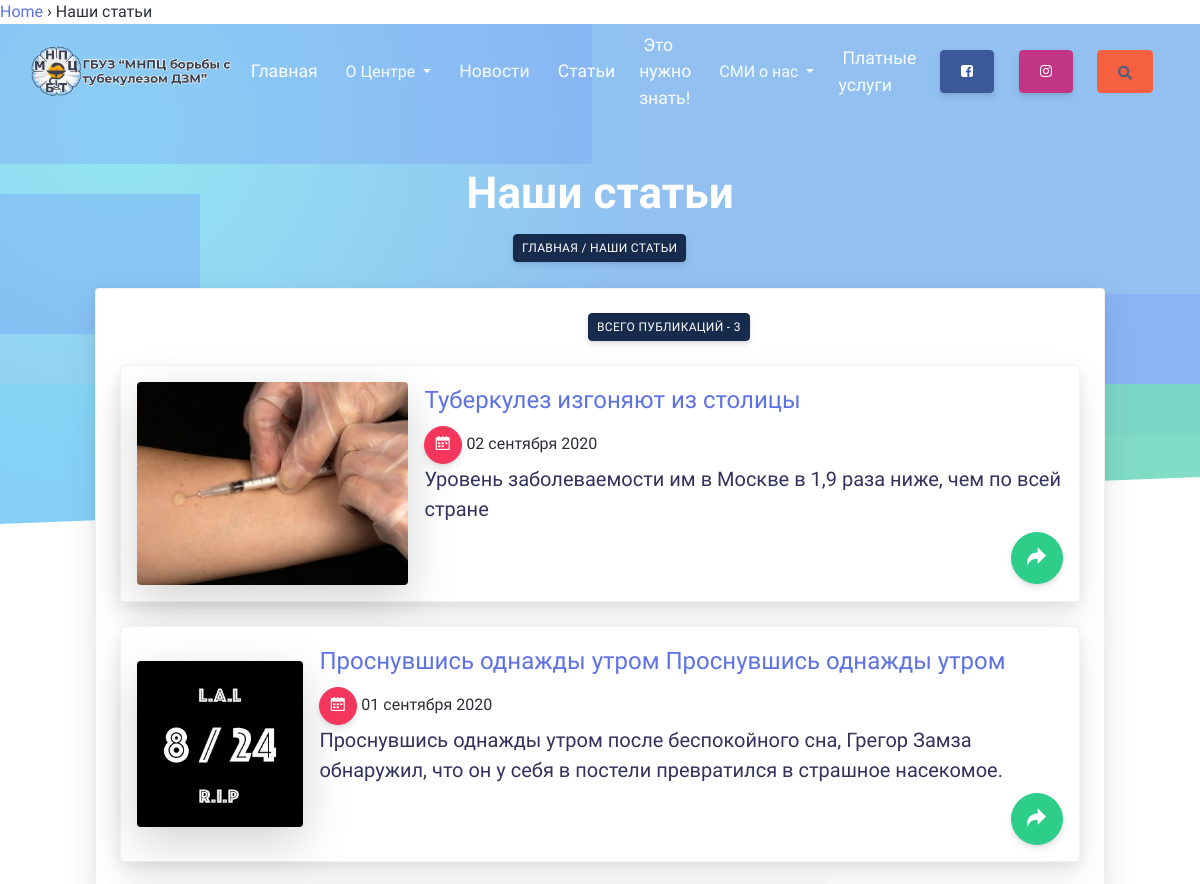
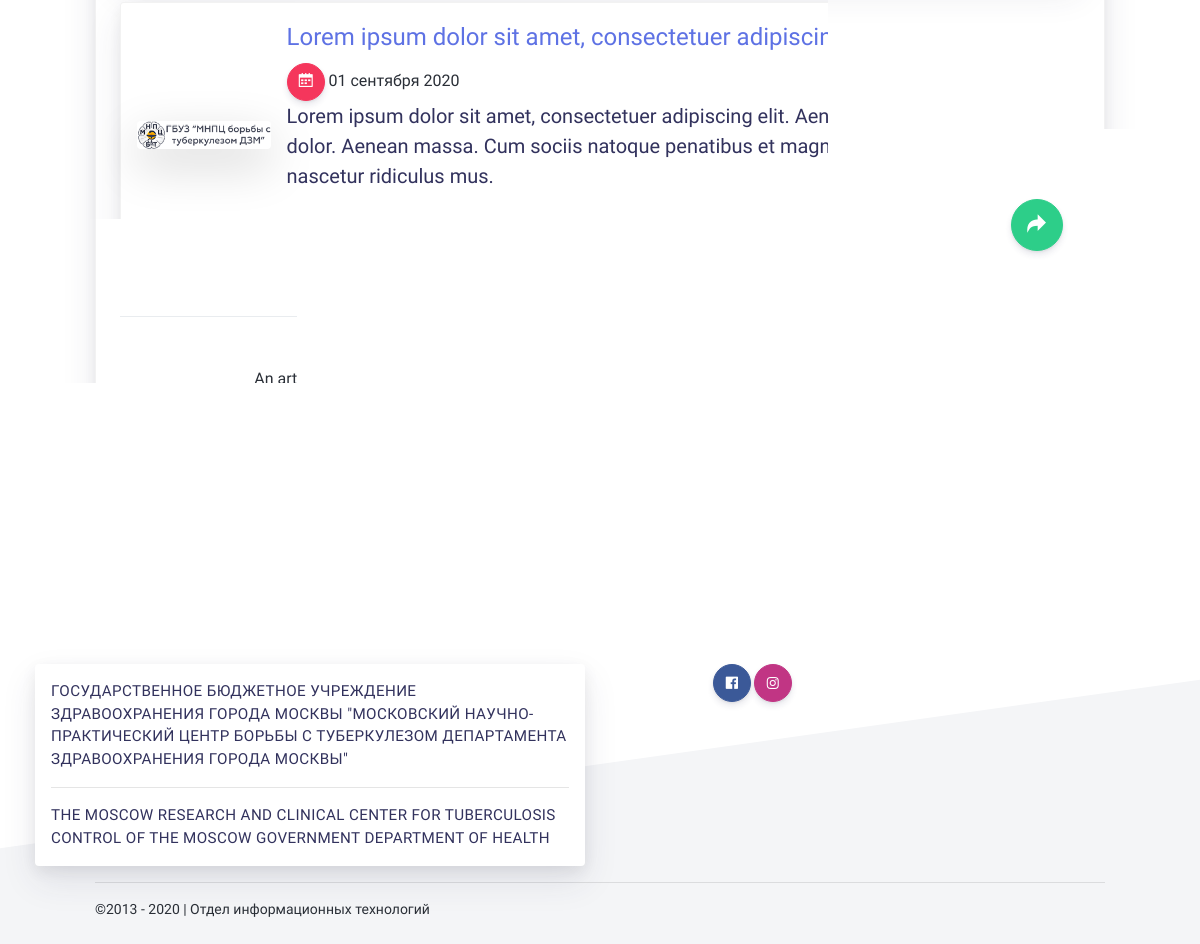
The app's page /articles/ with its own data (2 pictures, top to bottom).
### articles/models.py (models this page shows, shortened)
class GalleryPosts(models.Model):
    image = models.ImageField(upload_to='photos/%Y/%m/%d/', verbose_name='Фото', blank=True)
    product = models.ForeignKey(Posts, on_delete=models.CASCADE, related_name='images')
    in_the_title = models.BooleanField(default=False, verbose_name='Заголовок')

class Posts(models.Model):
    title = models.CharField(max_length=150, verbose_name='Наименование')
    anons = models.TextField(blank=True, verbose_name='Анонс')
    content = models.TextField(blank=True, verbose_name='Контент')
    created_at = models.DateTimeField(auto_now_add=True, verbose_name='Дата публикации')
    is_published = models.BooleanField(default=True, verbose_name='Опубликовать')
    def get_absolute_url(self):
        return reverse('view_articles', kwargs={"articles_id": self.pk})
    class Meta:
        verbose_name = 'Статья'
        verbose_name_plural = 'Статьи'
        ordering = ['-created_at']

### articles/views.py (the view)
def index(request):
    posts = Posts.objects.all()
    image = GalleryPosts.objects.filter(in_the_title=1)
    context = {
        'posts': posts,
        'image': image,
        'title': 'Наши статьи'
    }
    return render(request, 'articles/index.html', context=context)

### articles/templates/articles/index.html (shortened to what this page needs)
{% extends 'base.html' %}
{% block content %}
{% include 'inc/_headlist.html' %}
       <section class="section">
      <div class="container">
        <div class="card card-profile shadow mt--300">
          <div class="px-4">
            <div class="row justify-content-center">
              <div class="col-lg-4 order-lg-3 text-lg-right align-self-lg-center">
                <div class="card-profile-actions py-4 mt-lg-0">
                  <a href="#" class="btn btn-sm btn-default float-right">
                      Всего публикаций -
                      {% if posts %}
                          {{ posts|length }}
                      {% endif %}
                  </a>
                </div>
              </div>
            </div>
            <div>
              {% for i in posts %}
                   <div class="card shadow card-lift--hover posts-blk mt-4 p-3">
                        <div class="d-md-flex">
                            <div class="img-title d-md-flex align-items-center justify-content-center">
                                {% for j in image %}
                                    {% if j.product_id == i.id %}
                                      <img alt="" src="{{ j.image.url }}" class="img-fluid rounded shadow-lg" width="300px">
                                    {% endif %}
                                {% endfor %}
                            </div>
                            <div class="ml-3">
                                <h4 class="text-primary">{{ i.title }}</h4>
                                <div class="date">
                                    <button class="btn btn-danger btn-icon-only rounded-circle" type="button">
                                        <span class="btn-inner--icon"><i class="ni ni-calendar-grid-58"></i></span>
                                    </button>
                                        <span class="btn-inner--text">{{ i.created_at|date:"d E Y" }}</span>
                                </div>
                                <h5>{{ i.anons }}</h5>
                                    <div class="text-right">
                                        <a href="{{ i.get_absolute_url }}">
                                          <button class="btn btn-lg btn-success btn-icon-only rounded-circle" type="button">
                                            <span class="btn-inner--icon"><i class="ni ni-curved-next"></i></span>
                                          </button>
                                        </a>
                                    </div>
                            </div>
                        </div>
                   </div>
               {% endfor %}
            </div>
            <div class="mt-5 py-5 border-top text-center">
              <div class="row justify-content-center">
                <div class="col-lg-9">
                  <p>An artist of considerable range, Ryan — the name taken by Melbourne-raised, Brooklyn-based Nick Murphy — writes, performs and records all of his own music, giving it a warm, intimate feel with a solid groove structure. An artist of considerable range.</p>
                  <a href="javascript:;">Show more</a>
                </div>
              </div>
            </div>
          </div>
        </div>
      </div>
    </section>
{% endblock %}

### static/assets/css/main.css (style rules this page uses)
.mt--300 { margin-top: -300px !important; }
.text-primary { color: #5e72e4!important; }
.card { white-space: normal !important; }

### records on screen
Posts: title "Туберкулез изгоняют из столицы", created_at "02 сентября 2020", anons "Уровень заболеваемости им в Москве в 1,9 раза ниже, чем по всей стране"
GalleryPosts: image (picture)
Posts: title "Проснувшись однажды утром Проснувшись однажды утром", created_at "01 сентября 2020", anons "Проснувшись однажды утром после беспокойного сна, Грегор Замза обнаружил, что он у себя в постели превратился в страшное насекомое."
GalleryPosts: image (picture)
Posts: title "Lorem ipsum dolor sit amet, consectetuer adipiscing elit.", created_at "01 сентября 2020", anons "Lorem ipsum dolor sit amet, consectetuer adipiscing elit. Aenean commodo ligula eget dolor. Aenean massa. Cum sociis natoque penatibus et magnis dis parturient montes, nascetur ridiculus mus."
GalleryPosts: image (picture)

### other values on screen
{{ title }} "Наши статьи"
{{ title }} "НАШИ СТАТЬИ"
{{ posts|length }} "3"
